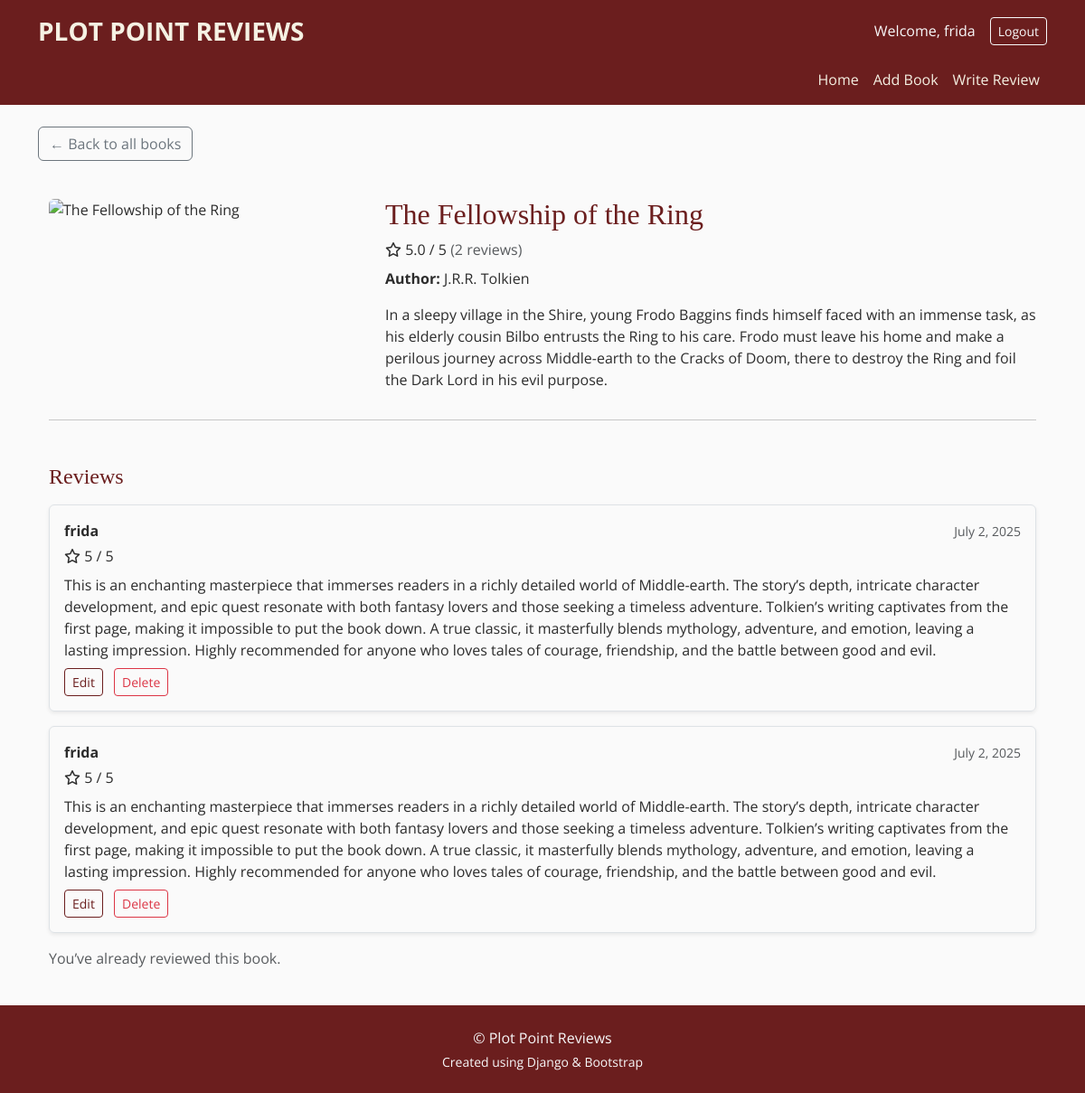
The page /book/1/ (signed in) on the database as committed earlier.
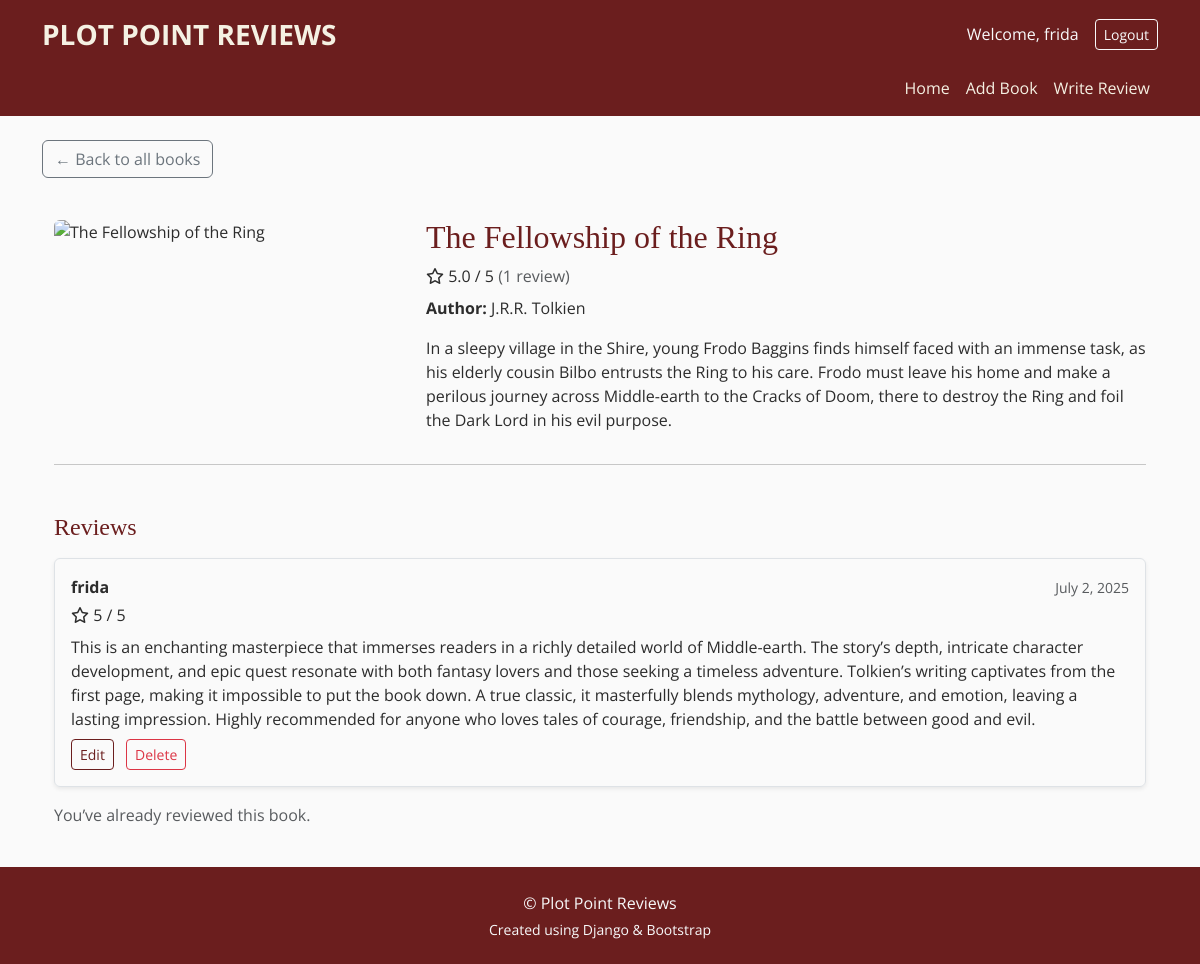
The same page on the database as committed later.
### books/models.py (models this page shows, shortened)
class Book(models.Model):
    title = models.CharField(max_length=255)
    author = models.CharField(max_length=255)
    cover = CloudinaryField('image')
    description = models.TextField(default='No description yet')
    @property
    def average_rating(self):
        reviews = self.reviews.all()
        if reviews.exists():
            return round(sum([r.rating for r in reviews]) / reviews.count(), 1)
        return None
    @property
    def review_count(self):
        return self.reviews.count()

class Review(models.Model):
    book = models.ForeignKey(Book, on_delete=models.CASCADE, related_name='reviews')
    user = models.ForeignKey(User, on_delete=models.CASCADE, related_name='reviews')
    rating = models.PositiveSmallIntegerField()
    content = models.TextField()
    created_at = models.DateTimeField(auto_now_add=True)

### books/views.py (the view)
# urls.py: path('book/<int:pk>/', views.book_detail, name='book_detail'),
def book_detail(request, pk):
    book = get_object_or_404(Book, pk=pk)
    reviews = Review.objects.filter(book=book).order_by('-created_at')
    user_review = None
    if request.user.is_authenticated:
        user_review = Review.objects.filter(book=book, user=request.user).first()
        if request.method == 'POST' and not user_review:
            form = ReviewForm(request.POST)
            if form.is_valid():
                review = form.save(commit=False)
                review.book = book
                review.user = request.user
                review.save()
                messages.success(request, 'Thank you for your review!')
                return redirect('book_detail', pk=book.pk)
        else:
            form = ReviewForm()
    else:
        form = None
    return render(request, 'books/book_detail.html', {
        'book': book,
        'reviews': reviews,
        'form': form,
        'user_review': user_review
    })

### books/templates/books/book_detail.html (shortened to what this page needs)
{% extends 'base.html' %}
{% load static %}
{% block content %}
<a href="{% url 'book_list' %}" class="btn btn-outline-secondary mb-3">
  ← Back to all books
</a>
<div class="container mt-4">
  <div class="row">
    <div class="col-md-4">
      {% if book.cover %}
        <img src="{{ book.cover.url }}" class="img-fluid rounded" alt="{{ book.title }}">
      {% endif %}
    </div>
    <div class="col-md-8">
    <h2>{{ book.title }}</h2>
    {% if book.average_rating %}
        <p class="mb-2">
        <i class="fa-regular fa-star"></i>
        {{ book.average_rating }} / 5
        <span class="text-muted">({{ book.review_count }} review{{ book.review_count|pluralize }})</span>
        </p>
    {% else %}
        <p class="text-muted">No reviews yet</p>
    {% endif %}
      <p><strong>Author:</strong> {{ book.author }}</p>
      <p>{{ book.description }}</p>
    </div>
  </div>
  <hr>
<h4 class="mt-5 mb-3">Reviews</h4>
{% if book.reviews.exists %}
  {% for review in book.reviews.all %}
    <div class="border rounded p-3 mb-3 shadow-sm">
      <div class="d-flex justify-content-between align-items-center mb-1">
        <strong>{{ review.user.username }}</strong>
        <small class="text-muted">{{ review.created_at|date:"F j, Y" }}</small>
      </div>
      <div class="mb-2">
        <i class="fa-regular fa-star"></i>
        {{ review.rating }} / 5
      </div>
      <p class="mb-0">{{ review.content }}</p>
      {% if review.user == user %}
        <div class="mt-2">
          <a href="{% url 'edit_review' review.pk %}" class="btn btn-sm btn-outline-primary me-2">Edit</a>
          <a href="{% url 'delete_review' review.pk %}" class="btn btn-sm btn-outline-danger">Delete</a>
        </div>
      {% endif %}
    </div>
  {% endfor %}
{% else %}
  <p class="text-muted">No reviews yet for this book.</p>
{% endif %}
{% if user.is_authenticated %}
  {% if user_review %}
    <p class="text-muted">You’ve already reviewed this book.</p>
  {% endif %}
{% else %}
  <p class="mt-3">Log in to write a review.</p>
{% endif %}
</div>
{% endblock %}

Rows that differ between the two databases and show on the page:
removed Review: user.username "frida", created_at "July 2, 2025", rating "5", content "This is an enchanting masterpiece that immerses readers in a richly detailed world of Middle-earth. The story’s depth, intricate character development, and epic quest resonate with both fantasy lovers and those seeking a timeless adventure. Tolkien’s writing captivates from the first page, making it impossible to put the book down. A true classic, it masterfully blends mythology, adventure, and emotion, leaving a lasting impression. Highly recommended for anyone who loves tales of courage, friendship, and the battle between good and evil.", shows "Edit"
computed for Book "The Fellowship of the Ring": review_count "2" → "1"
